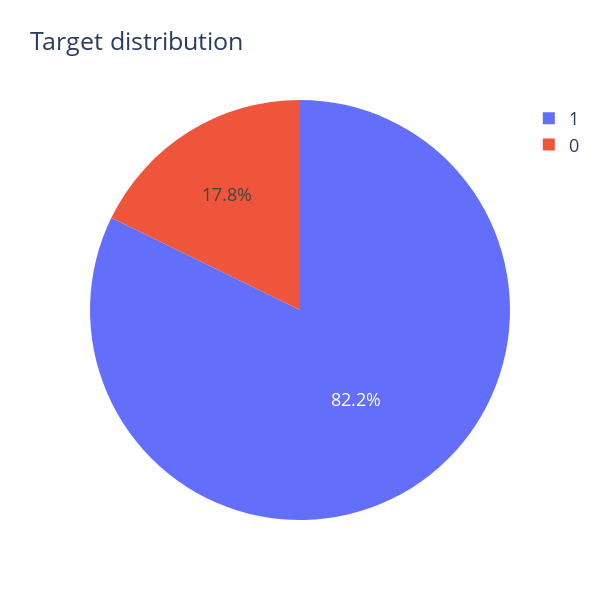

The notebook cell saved with this chart:
### Markdown cell above
### Target Distribution

### Code cell
import matplotlib.pyplot as plt
import seaborn as sns
color = sns.color_palette()

%matplotlib inline

from plotly import tools
import plotly.offline as py
py.init_notebook_mode(connected=True)
import plotly.graph_objs as go

cnt_srs = df['recommended'].value_counts()
## target distribution ##
labels = (np.array(cnt_srs.index))
sizes = (np.array((cnt_srs / cnt_srs.sum())*100))

trace = go.Pie(labels=labels, values=sizes)
layout = go.Layout(
    title='Target distribution',
    font=dict(size=18),
    width=600,
    height=600,
)

data = [trace]
fig = go.Figure(data=data, layout=layout)
py.iplot(fig, filename="usertype")

### Figure 1 — Plotly figure (JSON) as saved in the notebook; plotly's stock layout.template omitted (floating-point values rounded to 4 significant figures)
{"data": [{"labels": [1, 0], "type": "pie", "values": [82.24, 17.76]}], "layout": {"font": {"size": 18}, "height": 600, "title": {"text": "Target distribution"}, "width": 600}}
